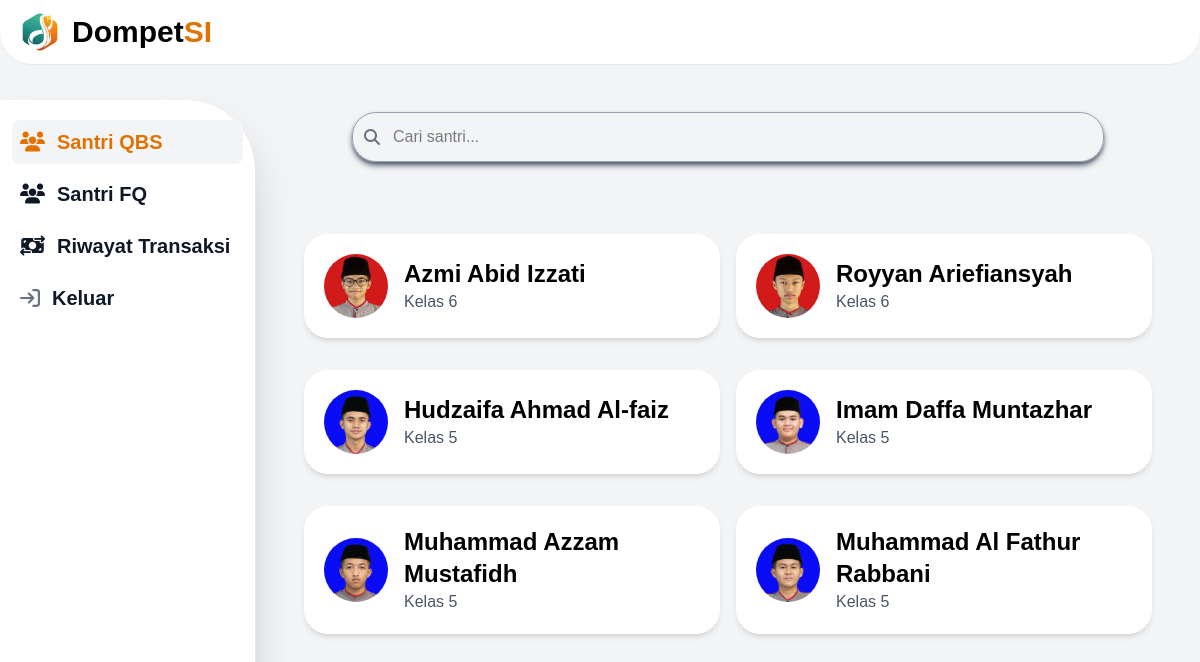
Page /dist/admin/QBS.php (signed in) on the committed database.
### tables this page shows
CREATE TABLE `santri` (
  `id` int(11) NOT NULL,
  `nis` varchar(255) NOT NULL,
  `nama` varchar(255) DEFAULT NULL,
  `kelas` varchar(255) DEFAULT NULL,
  `tgl_lahir` varchar(255) DEFAULT NULL,
  `kampus` varchar(255) DEFAULT NULL,
  `password` varchar(255) DEFAULT NULL,
  `foto` varchar(255) DEFAULT NULL
);

### dist/admin/QBS.php (the view, shortened to what this page needs)
<?php
require_once '../../php/conn.php';
$keyword = isset($_GET['search']) ? $_GET['search'] : '';
$sql = "SELECT * FROM santri WHERE kampus = 'QBS'";
$result = $conn->query($sql);
?>
<!DOCTYPE html>
  <html>
    <head>
      <link rel="stylesheet" href="https://cdnjs.cloudflare.com/ajax/libs/font-awesome/6.5.1/css/all.min.css" />
      <link href="/src/output.css" rel="stylesheet" />
    </head>
    <body id="admin" class="bg-gray-100">
      <?php require_once('../../php/sidebar-admin.php'); ?>
      <div class="flex-1 md:p-6 sm:ml-64 mt-10">
        <div class="container hero-admin mx-auto mt-10 max-w-3xl p-4 sm:p-2">
          <form method="GET" class="relative w-full">
            <i class="fa-solid fa-magnifying-glass absolute left-3 top-1/2 -translate-y-1/2 text-gray-500"></i>
            <input
              type="text"
              name="search"
              value="<?= htmlspecialchars($keyword) ?>"
              placeholder="Cari santri..."
              class="search-hero w-full p-3 pl-10 rounded-3xl border border-gray-400 shadow-md shadow-gray-600"
            />
          </form>
        </div>
        <div class="flex flex-col  p-4">
          <div class="hero-card-santri-admin container mx-auto mt-10 max-h-3xl p-4 sm:p-2 grid grid-cols-1 md:grid-cols-2 gap-4 justify-items-center flex-grow overflow-auto scrollbar-hide">
            <?php if ($result && $result->num_rows > 0): ?>
              <?php while ($row = $result->fetch_assoc()): ?>
                <a href="santri.php?nis=<?= htmlspecialchars($row['nis']) ?>" class="bg-white p-5 rounded-3xl shadow-md mb-4 flex items-center max-w-md w-full">
                  <?php if (!empty($row['foto'])): ?>
                    <img
                      src="../../php/foto/<?= htmlspecialchars($row['foto']) ?>" alt="Foto <?= $row['nama'] ?>"
                      class="w-16 h-16 rounded-full mr-4"
                    />
                  <?php else: ?>
                    <span>—</span>
                  <?php endif; ?>
                  <div>
                    <h3 class="text-2xl font-bold"><?= htmlspecialchars($row['nama']) ?></h3>
                    <p class="text-gray-600">Kelas <?= htmlspecialchars($row['kelas']) ?></p>
                  </div>
                </a>
              <?php endwhile; ?>
            <?php else: ?>
              <p class="text-center w-full text-gray-500">Belum ada data santri atau saldo.</p>
            <?php endif; ?>
          </div>
        </div>
      </div>
    </body>
  </html>

### rows in the picture
santri: foto (picture), nama "Azmi Abid Izzati", kelas "6"
santri: foto (picture), nama "Royyan Ariefiansyah", kelas "6"
santri: foto (picture), nama "Hudzaifa Ahmad Al-faiz", kelas "5"
santri: foto (picture), nama "Imam Daffa Muntazhar", kelas "5"
santri: foto (picture), nama "Muhammad Azzam Mustafidh", kelas "5"
santri: foto (picture), nama "Muhammad Al Fathur Rabbani", kelas "5"
